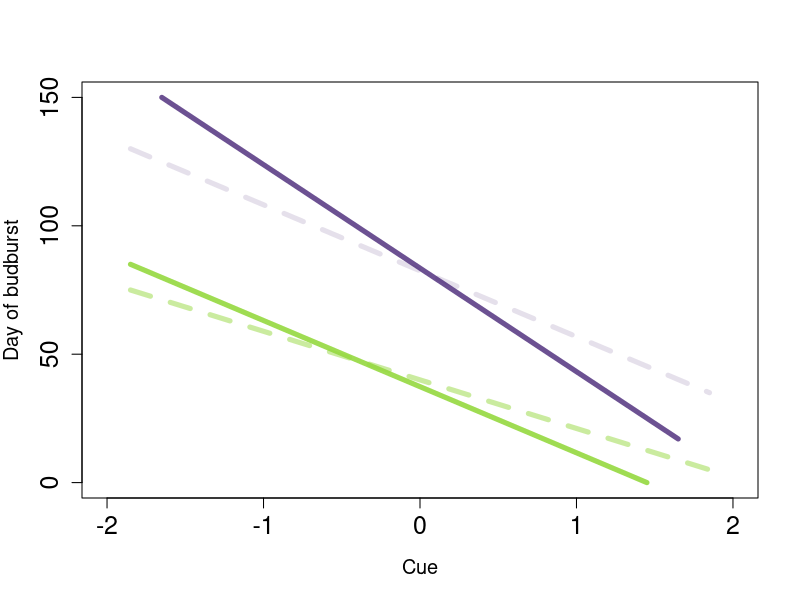

The R script that drew this image: (Note: this script raises an error after producing the figure.)
# started Jan 31, 2022 by Deirdre
rm(list=ls())
options(stringsAsFactors = FALSE)

# aim of this code is to make a conceptual figure for the traitors ms:

#setwd("~/Documents/github/ospree/analyses/traits")

col.sp <- c(rgb(72 / 255, 38 / 255, 119 / 255, alpha = 0.8), rgb(149 / 255, 216 / 255, 64 / 255, alpha = 0.9))
col1.sp <- c(rgb(72 / 255, 38 / 255, 119 / 255, alpha = 0.14), rgb(149 / 255, 216 / 255, 64 / 255, alpha = 0.2))
col2.sp <- c(rgb(72 / 255, 38 / 255, 119 / 255, alpha = 0.4), rgb(149 / 255, 216 / 255, 64 / 255, alpha = 0.5))

# pdf("figures/conceptFig.pdf", width = 18, height = 5)
# par(bg = "pink", mfrow = c(1,3))
plot(0, type="n", ylab="Day of budburst", xlab = "Cue", xlim =c(-2,2), ylim =c(0, 150), cex =2, cex.axis = 1.5, cex.lab = 1.2)
segments(x0 = -1.85, x1 = 1.85, y0 = 130, y1 = 35,lwd =5, lty =2, col = col1.sp[1])
segments(x0 = -1.85, x1 = 1.85, y0 = 75, y1 = 5,lwd =5, lty =2, col = col2.sp[2])
segments(x0 = -1.65, x1 = 1.65, y0 = 150, y1 = 17, lwd =5, lty = 1, col = col.sp[1])
segments(x0 = -1.85, x1 = 1.45, y0 = 85, y1 = 0,lwd =5, lty = 1, col = col.sp[2])

my.label <- paste("a", ".", sep="")
put.fig.letter(label=my.label, location= "topleft", font=2)

plot(0, type="n", ylab="Day of budburst", xlab = "Cue", xlim =c(-2,2), ylim =c(0, 150), cex =2, cex.axis = 1.5, cex.lab = 1.2)
segments(x0 = -1.85, x1 = 1.85, y0 = 130, y1 = 45,lwd =5, lty =2, col = col1.sp[1])
segments(x0 = -1.85, x1 = 1.85, y0 = 100, y1 = 15,lwd =5, lty =2, col = col2.sp[2])
segments(x0 = -1.85, x1 = 1.85, y0 = 134, y1 = 49, lwd =5, lty = 1, col = col.sp[1])
segments(x0 = -1.85, x1 = 1.85, y0 = 104, y1 = 19,lwd =5, lty = 1, col = col.sp[2])

my.label <- paste("b", ".", sep="")
put.fig.letter(label=my.label, location= "topleft", font=2)

plot(0, type="n", ylab="Day of budburst", xlab = "Cue", xlim =c(-2,2), ylim =c(0, 150), cex =2, cex.axis = 1.5, cex.lab = 1.2)
segments(x0 = -1.60, x1 = 1.75, y0 = 147, y1 = 30, lwd =5, lty = 2, col = col2.sp[2])
segments(x0 = -1.85, x1 = 1.45, y0 = 90, y1 = 10,lwd =5, lty = 2, col = col2.sp[1])
segments(x0 = -1.85, x1 = 1.85, y0 = 135, y1 = 45,lwd =5, lty = 1, col = col.sp[2])
segments(x0 = -1.85, x1 = 1.85, y0 = 80, y1 = 13,lwd =5, lty = 1, col = col.sp[1])

legend("topright", legend = c(expression("Conservative"),
                              expression("Acquisitive"),
                              expression(paste("Trait effect", " = 0", sep = "")),
                              expression(paste("Full model"))),
       col = c(col.sp[1], col.sp[2],col2.sp[1], col2.sp[2]), pt.bg = c(col.sp, NA, NA),
       inset = 0.02, lty = c(1,1,3,3), lwd = c(5,5,5,5), cex = 1, bty = "n")

my.label <- paste("c", ".", sep="")
put.fig.letter(label=my.label, location= "topleft", font=2)

# legend("topright", legend = c(expression(paste("Low trait")),
#                               expression(paste("High trait")),
#                               expression(paste("Trait effect", " = 0", sep = "")),
#                               expression(paste("Full model"))))

#dev.off()
par(bg = "white")  


# Trying simulations to generate figures:
# My general thoughts is that we would want to show a high and a low trait indiviudal, one for which the trait effect is set to zero and one where it varies:

# The stan model has two parts:
# 1. Trait part:
# for(i in 1:n_spec){
#   mu_grand_sp[i] = mu_grand + muSp[i];
# }
# for (i in 1:N){
#   y_hat[i] = mu_grand + muSp[trait_species[i]] + muStudy[study[i]];
# }
#
# 2. Phenology part 
# for (isp in 1:n_spec){
#    betaChillSp[isp] = alphaChillSp[isp] + betaTraitxChill * (mu_grand_sp[isp]);
# }
# for (i in 1:Nph){
#   yPhenoi[i] ~ normal(alphaPhenoSp[phenology_species[i]] + betaForceSp[phenology_species[i]] * forcei[i] + betaPhotoSp[phenology_species[i]] * photoi[i] + betaChillSp[phenology_species[i]] * chilli[i], sigmapheno_y);
# }

# For these conceptual figures, we want one cue on x-axis and the respons (day of bb) on the y, I am focusing on chilling effects, so other cues are kept constant.
# the effect of different trait values comes into play in the diff of betaTraitxChill, and this value would be set to zero for the dashed lines
# For traits like height, we would expect tall trees to bb earlier with more chilling, which would require a larger trait effect - ie larger values of betaTraitxChill

# Define constant parameters:
alphaChillSp <- -0.5
mu_grand_sp <- 5
betaTraitxChill <- c(-0.5,-1, 0, 0.5, 1) # Start with a positive value, I also want to try: negative values, larger values, smaller values

alphaPhenoSp <- 5
betaForceSp <- 5
forcei <- 2

betaPhotoSp <- 1
photoi <- 3

chilli <- rnorm(2000, 20, 10) #x-axis
# parameters to simulate/that vary:

colors <- c("#cc6a70ff", "#7e4e90ff","#55C667FF","#287D8EFF", "cyan4")

plot(chilli,yPhenoi, type = "n", xlim = c(-15,15), ylim =c(-150, 100))

for (b in 1:length(betaTraitxChill)){
betaChillSp = alphaChillSp + betaTraitxChill[b] * mu_grand_sp

yPhenoi <- alphaPhenoSp + betaForceSp * forcei + betaPhotoSp * photoi + betaChillSp * chilli

points(chilli,yPhenoi, type = "l", col= colors[b], lwd = 3)
}

legend("bottomleft",legend = c(expression("betaTraitxChill = -0.5"),
                            expression("betaTraitxChill = -1"),
                            expression("betaTraitxChill = 0"),
                            expression("betaTraitxChill = 0.5"),
                            expression("betaTraitxChill = 1")),
       #col = c("black", "black", "black", "black","black"),
       #pt.bg = c("#042333ff","#cc6a70ff","#593d9cff","#f9b641ff","#13306dff","#efe350ff","#eb8055ff"),
       col = c( "#cc6a70ff", "#7e4e90ff","#55C667FF","#287D8EFF", "cyan4"),
       inset = 0.02, pch = c(21, 21, 21, 21,21 ), cex = 0.75, bty = "n")

par(mfrow = c(1,3))
## Ok, if the above is correct, then yes the intercepts can vary
pdf("figures/conceptualFigure3.pdf", width = 12, height = 5)

alphaChillSp <- -2
mu_grand_sp <- c(2,10)
#betaTraitxChill <- c(-0.5, -1, 0, 0.5, 1) # Start with a positive value, I also want to try: negative values, larger values, smaller values
betaTraitxChillT0 <- 0

alphaPhenoSp <- c(10,50)
betaForceSp <- 5
forcei <- 2

betaPhotoSp <- 1
photoi <- 3

chilli <- rnorm(2000, 20, 10) #x-axis
# parameters to simulate/that vary:

#colors <- c("#cc6a70ff", "#7e4e90ff","#55C667FF","#287D8EFF", "cyan4")

#plot(chilli,yPhenoi, type = "n", xlim = c(-15,15), ylim =c(-150, 100))
par(mfrow = c(1,3))

betaTraitxChill <- c(-0.45, -0.85, 0, 0.45, 0.85)
  b <- 1
  gm <- 1
  a <- 1
  
  betaChillSp = alphaChillSp + betaTraitxChill[b] * mu_grand_sp[gm]
  yPhenoi <- alphaPhenoSp[a] + betaForceSp * forcei + betaPhotoSp * photoi + betaChillSp * chilli
  
  betaChillSpT0 = alphaChillSp + betaTraitxChillT0 * mu_grand_sp[gm]
  yPhenoiT0 <- alphaPhenoSp[a] + betaForceSp * forcei + betaPhotoSp * photoi + betaChillSpT0 * chilli
  
  b<- 2
  gm <- 1
  a <- 2
  betaChillSpHi = alphaChillSp + betaTraitxChill[b] * mu_grand_sp[gm]
  yPhenoiHi <- alphaPhenoSp[a] + betaForceSp * forcei + betaPhotoSp * photoi + betaChillSpHi * chilli
  
  betaChillSpT0Hi = alphaChillSp + betaTraitxChillT0 * mu_grand_sp[gm]
  yPhenoiT0Hi <- alphaPhenoSp[a] + betaForceSp * forcei + betaPhotoSp * photoi + betaChillSpT0 * chilli
  
  plot(chilli,yPhenoi, type = "n", xlim = c(-11,17), ylim =c(0, 100), ylab = "Day of budburst", xlab = "Standardized cue")
  points(chilli,yPhenoi, type = "l", col= "purple4", lwd = 3)
  points(chilli,yPhenoiT0, type = "l", col= "mediumpurple1", lwd = 3)
  points(chilli,yPhenoiHi, type = "l", col= "forestgreen", lwd = 3)
  points(chilli,yPhenoiT0Hi, type = "l", col= "palegreen3", lwd = 3)
  
  legend("topright",legend = c(expression("Conservative (betaTraitxCue = +ve)"),
                               expression("Conservative (trait effect = 0)"),
                               expression("Acquisitive (betaTraitxCue = +ve)"),
                               expression("Acquisitive (trait effect = 0)")),
         
         #col = c("black", "black", "black", "black"),
         #pt.bg = c("#042333ff","#cc6a70ff","#593d9cff","#f9b641ff","#13306dff","#efe350ff","#eb8055ff"),
         col = c("forestgreen", "palegreen3", "mediumpurple1", "purple4"),
         inset = 0.02, lty = c(1,1,1,1), lwd = c(5,5,5,5), cex = 1, bty = "n")
  
## Now the slope is 0
  b <- 3
  gm <- 1
  a <- 1
  
  betaChillSp = alphaChillSp + betaTraitxChill[b] * mu_grand_sp[gm]
  yPhenoi <- alphaPhenoSp[a] + betaForceSp * forcei + betaPhotoSp * photoi + betaChillSp * chilli
  
  betaChillSpT0 = alphaChillSp + betaTraitxChillT0 * mu_grand_sp[gm]
  yPhenoiT0 <- alphaPhenoSp[a] + betaForceSp * forcei + betaPhotoSp * photoi + betaChillSpT0 * chilli
  
  gm <- 1
  a <- 2
  betaChillSpHi = alphaChillSp + betaTraitxChill[b] * mu_grand_sp[gm]
  yPhenoiHi <- alphaPhenoSp[a] + betaForceSp * forcei + betaPhotoSp * photoi + betaChillSp * chilli
  
  betaChillSpT0Hi = alphaChillSp + betaTraitxChillT0 * mu_grand_sp[gm]
  yPhenoiT0Hi <- alphaPhenoSp[a] + betaForceSp * forcei + betaPhotoSp * photoi + betaChillSpT0 * chilli
  
  plot(chilli,yPhenoi, type = "n", xlim = c(-11,17), ylim =c(0, 100), ylab = "Day of budburst", xlab = "Standardized cue")
  points(chilli,yPhenoi, type = "l", col= "purple4", lwd = 3)
  points(chilli,yPhenoiT0, type = "l", col= "mediumpurple1", lwd = 3)
  points(chilli,yPhenoiHi, type = "l", col= "forestgreen", lwd = 3)
  points(chilli,yPhenoiT0Hi, type = "l", col= "palegreen3", lwd = 3)

  legend("topright",legend = c(expression("Conservative (betaTraitxCue = 0)"),
                               expression("Conservative (trait effect = 0)"),
                               expression("Acquisitive (betaTraitxCue = 0)"),
                               expression("Acquisitive (trait effect = 0)")),
         
         #col = c("black", "black", "black", "black"),
         #pt.bg = c("#042333ff","#cc6a70ff","#593d9cff","#f9b641ff","#13306dff","#efe350ff","#eb8055ff"),
         col = c("forestgreen", "palegreen3", "mediumpurple1", "purple4"),
         inset = 0.02, lty = c(1,1,1,1), lwd = c(5,5,5,5), cex = 1, bty = "n")
  
  ## Now the slope is +ve
  betaTraitxChill <- c(-0.45, -0.85, 0, 0.2,0.4)
  b <- 5
  gm <- 1
  a <- 1
  
  betaChillSp = alphaChillSp + betaTraitxChill[b] * mu_grand_sp[gm]
  yPhenoi <- alphaPhenoSp[a] + betaForceSp * forcei + betaPhotoSp * photoi + betaChillSp * chilli
  
  betaChillSpT0 = alphaChillSp + betaTraitxChillT0 * mu_grand_sp[gm]
  yPhenoiT0 <- alphaPhenoSp[a] + betaForceSp * forcei + betaPhotoSp * photoi + betaChillSpT0 * chilli
  
 
  b <- 4
  gm <- 1
  a <- 2
  betaChillSpHi = alphaChillSp + betaTraitxChill[b] * mu_grand_sp[gm]
  yPhenoiHi <- alphaPhenoSp[a] + betaForceSp * forcei + betaPhotoSp * photoi + betaChillSpHi * chilli
  
  betaChillSpT0Hi = alphaChillSp + betaTraitxChillT0 * mu_grand_sp[gm]
  yPhenoiT0Hi <- alphaPhenoSp[a] + betaForceSp * forcei + betaPhotoSp * photoi + betaChillSpT0 * chilli
  
  plot(chilli,yPhenoi, type = "n", xlim = c(-10,10), ylim =c(0, 100), ylab = "Day of budburst", xlab = "Standardized cue")
  points(chilli,yPhenoi, type = "l", col= "purple4", lwd = 3, lty = 1)
  points(chilli,yPhenoiT0, type = "l", col= "mediumpurple1", lwd = 3)
  points(chilli,yPhenoiHi, type = "l", col= "forestgreen", lwd = 3)
  points(chilli,yPhenoiT0Hi, type = "l", col= "palegreen3", lwd = 3)
  
  legend("topright",legend = c(expression("Conservative (betaTraitxCue = -ve)"),
                               expression("Conservative (trait effect = 0)"),
                               expression("Acquisitive (betaTraitxCue = -ve)"),
                               expression("Acquisitive (trait effect = 0)")),
         
         #col = c("black", "black", "black", "black"),
         #pt.bg = c("#042333ff","#cc6a70ff","#593d9cff","#f9b641ff","#13306dff","#efe350ff","#eb8055ff"),
         col = c("forestgreen", "palegreen3", "mediumpurple1", "purple4"),
         inset = 0.02, lty = c(1,1,1,1), lwd = c(5,5,5,5), cex = 1, bty = "n")
dev.off()
  
